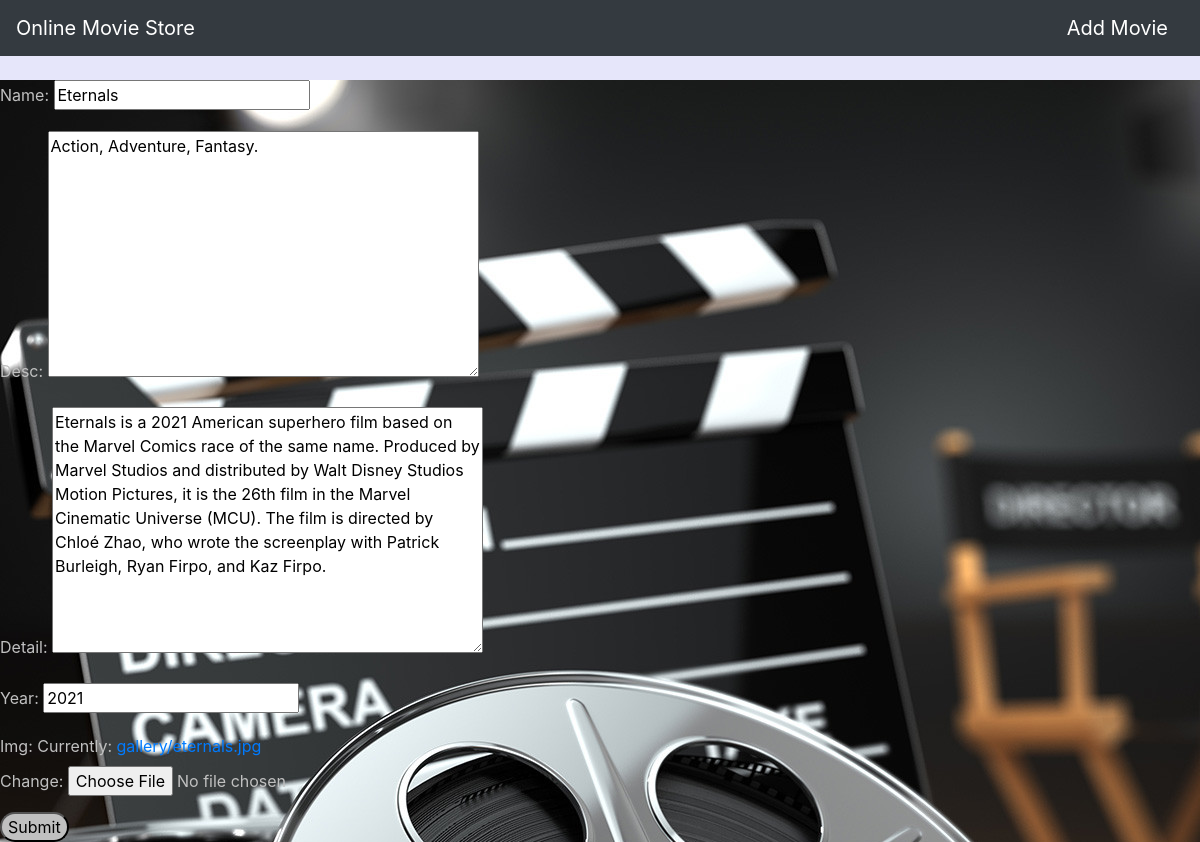
The page /update/4/ on the database its author committed.
### movieapp/models.py (models this page shows)
class Movie(models.Model):
    name=models.CharField(max_length=250)
    desc=models.TextField()
    detail=models.TextField()
    year=models.IntegerField()
    img=models.ImageField(upload_to='gallery')

### movieapp/views.py (the view)
# urls.py: path('update/<int:id>/',views.updatemovie,name='update_movie'),
def updatemovie(request,id):
    movie=Movie.objects.get(id=id)
    form=movieform(request.POST or None,instance=movie)
    if form.is_valid():
        form.save()
        return redirect('/')
    return render(request,'update.html',{'form':form,'movie':movie})

### movieapp/forms.py
class movieform(forms.ModelForm):
    class Meta:
        model=Movie
        fields=['name','desc','detail','year','img']

### templates/update.html (shortened to what this page needs)
{% extends 'base.html' %}
{% load static %}
{% block body %}
<br>
<form method="post" enctype="multipart/form-data" style="color:silver;background-image:url({% static 'images/bg7.jpg' %});">
    {{form.as_p}}
    <input type="submit" style="border-radius:1em 1em 1em;background-color:silver;">
</form>
{% endblock %}

### static/style.css (style rules this page uses)
body { background-color:lavender; }

### rows shown on the page
Movie: name "Eternals", desc "Action, Adventure, Fantasy.", detail "Eternals is a 2021 American superhero film based on the Marvel Comics race of the same name. Produced by Marvel Studios and distributed by Walt Disney Studios Motion Pictures, it is the 26th film in the Marvel Cinematic Universe (MCU). The film is directed by Chloé Zhao, who wrote the screenplay with Patrick Burleigh, Ryan Firpo, and Kaz Firpo.", year "2021"
